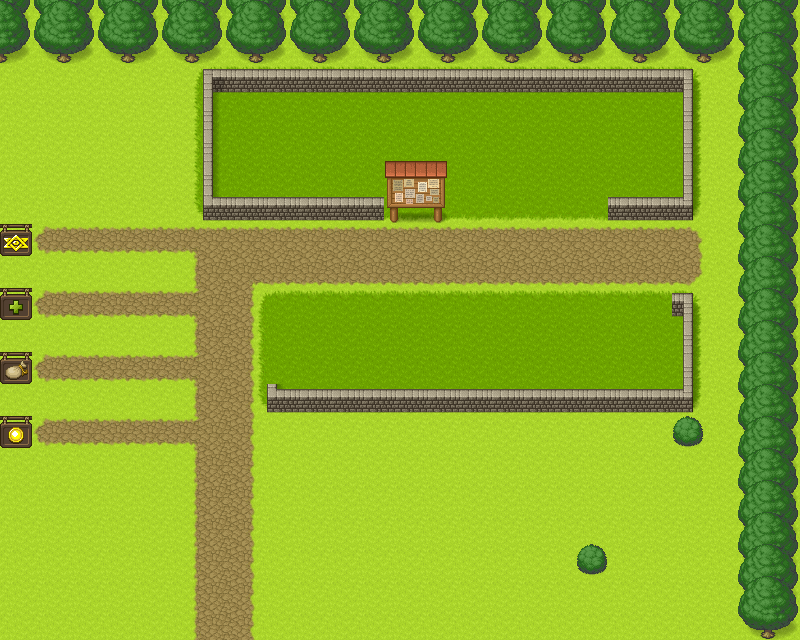

The image is a tile-based game level rendered from a .tmx file. Its description and source (layers, tilesets, objects; grid data summarised) follow:
An orthogonal 25x20 tile map with 32x32 px tiles, 3 tile layers (C1, C2, Estruturas), 7 tilesets and 4 objects (start, EV-1, caca2, caca1).

<map version="1.10" tiledversion="1.11.2" orientation="orthogonal" renderorder="right-down" width="25" height="20" tilewidth="32" tileheight="32" infinite="0" nextlayerid="8" nextobjectid="20">
 <tileset firstgid="1" source="[Base]BaseChip_pipo.tsx" />
 <tileset firstgid="1001" source="[A]Water_pipo.tsx" />
 <tileset firstgid="4073" source="[A]Dirt_pipo.tsx" />
 <tileset firstgid="4409" source="[A]Flower_pipo.tsx" />
 <tileset firstgid="4505" source="[A]Grass_pipo.tsx" />
 <tileset firstgid="5033" source="[A]Wall-Up_pipo.tsx" />
 <tileset firstgid="5129" source="[A]WaterFall_pipo.tsx" />
 <layer id="5" name="C1" width="25" height="20">
  <data>[500 cells, 500 non-empty, 1 distinct tile ids]</data>
 </layer>
 <layer id="6" name="C2" width="25" height="20">
  <data>[500 cells, 298 non-empty, 25 distinct tile ids]</data>
 </layer>
 <layer id="7" name="Estruturas" width="25" height="20">
  <data>[500 cells, 56 non-empty, 14 distinct tile ids]</data>
 </layer>
 <objectgroup id="3" name="Object Layer 1" offsetx="1" offsety="0">
  <object id="1" name="start" type="start" x="223.943" y="352.028">
   <point />
  </object>
  <object id="12" name="EV-1" x="560.284" y="511.638">
   <point />
  </object>
  <object id="15" name="caca2" x="206.202" y="78.6704" width="480.886" height="132.964" />
  <object id="18" name="caca1" x="263.938" y="294.314" width="432.099" height="114.213" />
 </objectgroup>
</map>
